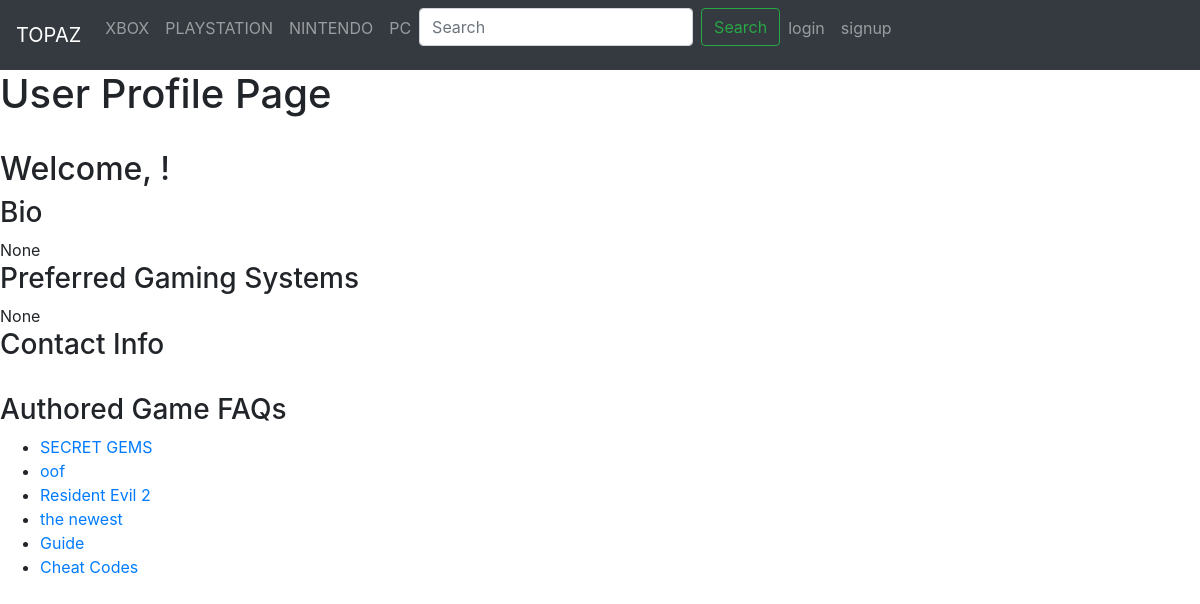
Screenshot of /user_profile_view/2/ with the database file from the repository.
### user_faq/models.py (models this page shows, shortened)
class GamefaqUser(AbstractUser):
    displayname = models.CharField(max_length=80)
    bio = models.TextField(blank=True, null=True)
    preferred_systems = models.CharField(max_length=150, blank=True, null=True)

### gamefaq_app/models.py (models this page shows, shortened)
class GameFaq(models.Model):
    difficulties= [('EASY','EASY'),('INTERMEDIATE','INTERMEDIATE'),('HARD','HARD')]
    title = models.CharField(max_length=300)
    game = models.ForeignKey(Game,  on_delete=models.CASCADE, related_name="faq_game")
    body = models.TextField()
    difficulty = models.CharField(max_length=85, choices=difficulties)
    consoles = models.ForeignKey(Console,on_delete=models.CASCADE, blank=True, related_name="console_gamefaq", null=True)
    author = models.ForeignKey(GamefaqUser, on_delete=models.CASCADE, related_name="gamefaq_author")
    postdate = models.DateTimeField(default=timezone.now),
    ptype = models.CharField(max_length=25, choices=[('CHEATCODES','CHEATCODES'),('GAMEFAQ','GAMEFAQ')],default='GAMEFAQ')

### user_faq/views.py (the view)
# urls.py: path('user_profile_view/<int:user_id>/', userviews.user_profile_view, name='user_profile'),
def user_profile_view(request, user_id):
    html = 'user_profile.html'
    user_detail = GamefaqUser.objects.filter(id=user_id).first()
    f= GameFaq.objects.all()
    return render(request, html, {'profile':user_detail,"f":f})

### templates/user_profile.html (shortened to what this page needs)
{% include "bootstrap.html" %} {% include "navbar.html" %}
<h1>User Profile Page</h1>
<h2>Welcome, {{ request.user.username }}!</h2>
<div>
  <h3>Bio</h3>
  {{ profile.bio }}
  <br />
  <h3>Preferred Gaming Systems</h3>
  {{ profile.preferred_systems}}
  <br />
  <h3>Contact Info</h3>
  <br />
  <h3>Authored Game FAQs</h3>
  <ul>
    {% for e in f %}
    <li><a href="/gamefaq/{{ e.id }}/">{{ e.title }}</a></li>
    {% endfor %}
  </ul>
</div>

### rows the page displays
GamefaqUser: bio "None", preferred_systems "None"
GameFaq: title "SECRET GEMS"
GameFaq: title "oof"
GameFaq: title "Resident Evil 2"
GameFaq: title "the newest"
GameFaq: title "Guide"
GameFaq: title "Cheat Codes"
